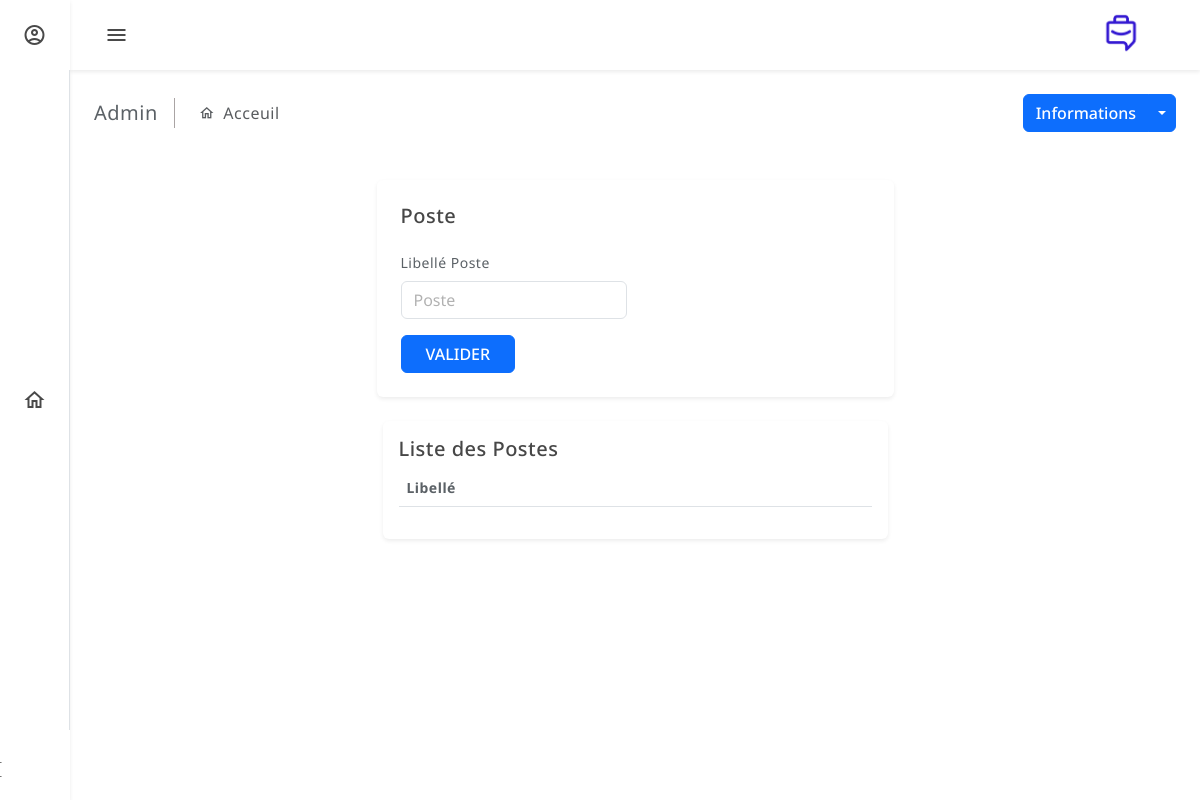
/backend/gct32/, run on an earlier commit of the app's database.
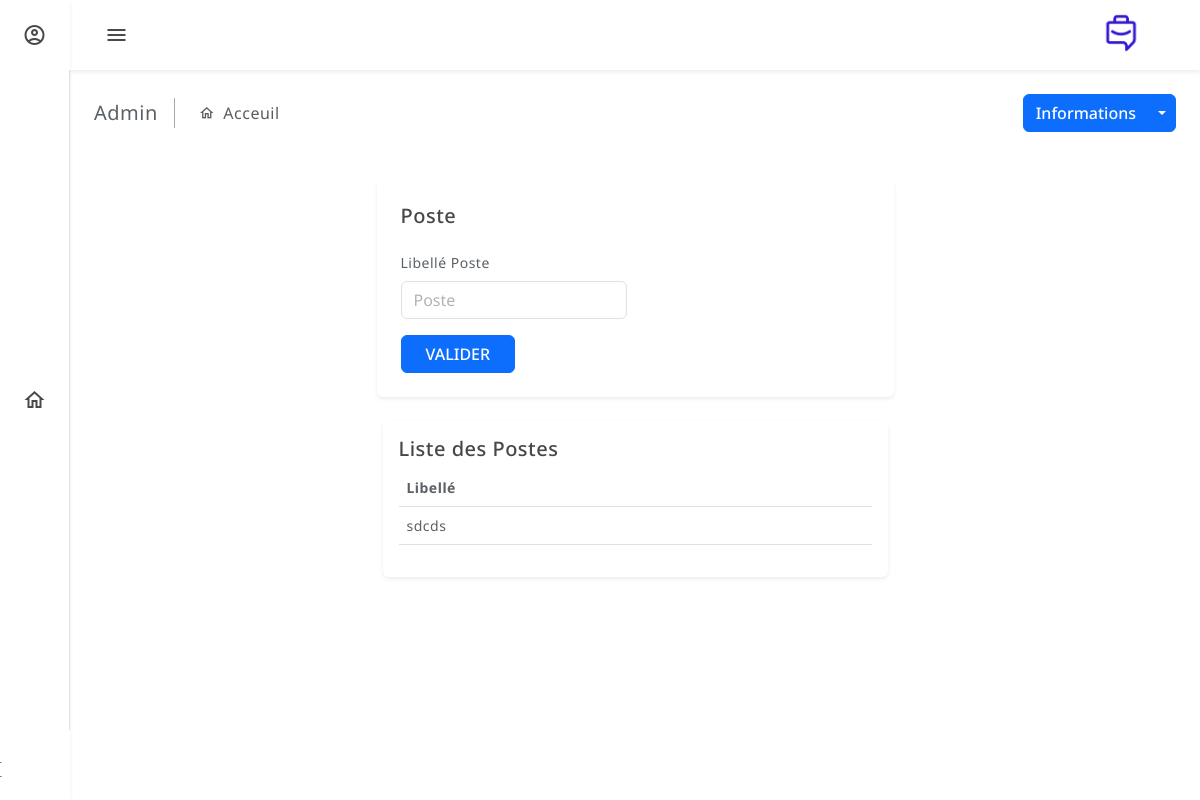
And on a later commit of the database.
### backend/models.py (models this page shows, shortened)
class GCT32(models.Model):
    lib_poste = models.CharField(max_length=100)

### backend/views.py (the view)
# urls.py: path('gct32/', views.gct32_list, name='gct32_list'),
def gct32_list(request):
    gct32_items = GCT32.objects.all()
    return render(request, 'poste.html', {'gct32_items': gct32_items})

### templates/poste.html (shortened to what the changed rows need)
<!doctype html>
<html lang="en" data-bs-theme="light">
<head>
  {% load static %}
  <link href="{% static 'assets/plugins/perfect-scrollbar/css/perfect-scrollbar.css' %}" rel="stylesheet">
  <link rel="stylesheet" type="text/css" href="{% static 'assets/plugins/metismenu/metisMenu.min.css' %}">
  <link rel="stylesheet" type="text/css" href="{% static 'assets/plugins/metismenu/mm-vertical.css' %}">
  <link href="{% static 'assets/css/bootstrap.min.css' %}" rel="stylesheet">
  <link href="{% static 'assets/css/bootstrap-extended.css' %}" rel="stylesheet">
  <link href="{% static 'sass/main.css' %}" rel="stylesheet">
  <link href="{% static 'sass/dark-theme.css' %}" rel="stylesheet">
  <link href="{% static 'sass/semi-dark.css' %}" rel="stylesheet">
  <link href="{% static 'sass/bordered-theme.css' %}" rel="stylesheet">
  <link href="{% static 'sass/responsive.css' %}" rel="stylesheet">
</head>
<body>
  <main class="main-wrapper">
    <div class="main-content">
<div class="container my-5">
  <div class="container my-100">
    <div class="row justify-content-center">
        <div class="col-lg-6">
            <div class="card">
                <div class="card-body">
                    <table class="table">
                        <thead>
                            <tr>
                                <th scope="col">Libellé</th>
                            </tr>
                        </thead>
                        <tbody>
                            {% for gct32_item in gct32_items %}
                                <tr>
                                    <td>{{ gct32_item.lib_poste }}</td>
                                </tr>
                            {% endfor %}
                        </tbody>
                    </table>
                </div>
            </div>
        </div>
    </div>
</div>
</div>
  </main>
</body>
</html>

What changed in the data, as far as the page shows it:
added GCT32: lib_poste "sdcds"
